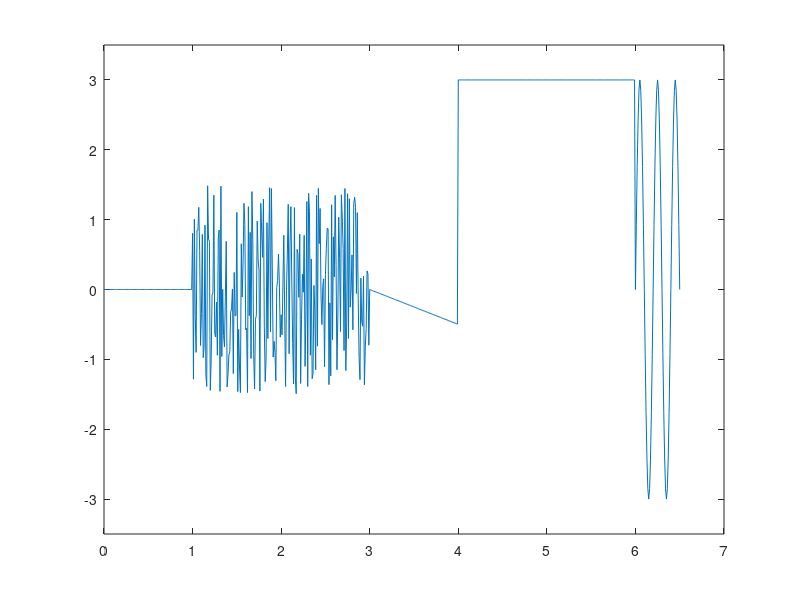

This chart was generated by the following MATLAB code:
function y = lab3(t)
if nargin == 0
    t = 0:0.01:6.5;
end
% t_const = 0:0.01:1;
t_constf = (t>=0)&(t<1);t_const = t(t_constf);
% t_noise = 1:0.01:3;
t_noisef = (t>=1)&(t<3);t_noise = t(t_noisef);
% t_saw = 3:0.01:4;
t_sawf = (t>=3)&(t<4);t_saw = t(t_sawf);
%t_const2 = 4:0.01:6;
t_constf2 = (t>=4)&(t<6);t_const2 = t(t_constf2);
% t_sin=6:0.01:6.5;
t_sinf = (t>=6)&(t<=6.5);t_sin = t(t_sinf);
%Konstantes signals
y_const = 0+zeros(size(t_const));
% Troksna signals
y_noise = 3*rand(size(t_noise))-1.5;
% Lineāri mainiga funkcija
yA=0; yB=-0.5; tA=3; tB=4;
k=(yA-yB)/(tA-tB); delay=3;
y_saw = k*(t_saw-delay);
% Konstantes signals 2
y_const2 = 3+zeros(size(t_const2));
% Sinusoida 
A0=0; A=3; T=(6.5-6)/2.5; f=1/T; delay=6;
y_sin = A0+A*sin(2*pi*f*(t_sin-delay));
%------------------------------------------
% t = [t_const,t_noise,t_saw,t_const2,t_sin];
y = [y_const,y_noise,y_saw,y_const2,y_sin];
if nargout == 0
    plot(t,y)
    y=[];
end
axis([0 7 -3.5 3.5])